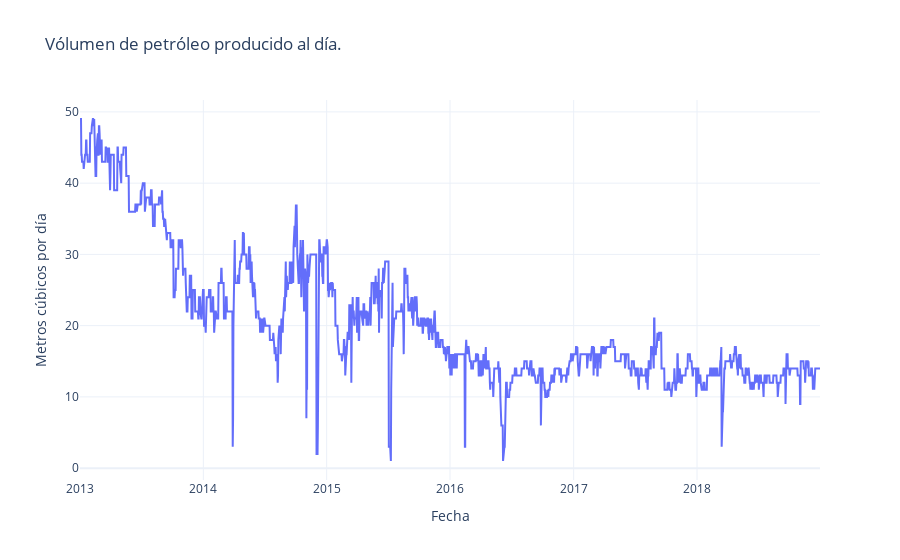

The cell this chart's notebook holds for it:
### Code cell
rcParams['figure.figsize'] = 15, 10
fig = go.Figure([go.Scatter(x=datos.index, y=OilVol)])
fig.update_layout(title_text="Vólumen de petróleo producido al día.")
fig.update_layout(xaxis_title = 'Fecha', yaxis_title = 'Metros cúbicos por día',template = "plotly_white")

### Figure 1 — Plotly figure (JSON) as saved in the notebook; plotly's stock layout.template omitted (floating-point values rounded to 4 significant figures; data arrays with more than 128 entries replaced by an {"elided": "..."} marker saying what was removed)
{"data": [{"type": "scatter", "x": {"elided": "2939 str values"}, "y": {"elided": "2191 int values"}}], "layout": {"autosize": true, "title": {"text": "Vólumen de petróleo producido al día."}, "xaxis": {"autorange": true, "range": ["2013-01-01", "2018-12-31"], "title": {"text": "Fecha"}, "type": "date"}, "yaxis": {"autorange": true, "range": [-1.667, 51.67], "title": {"text": "Metros cúbicos por día"}, "type": "linear"}}}
